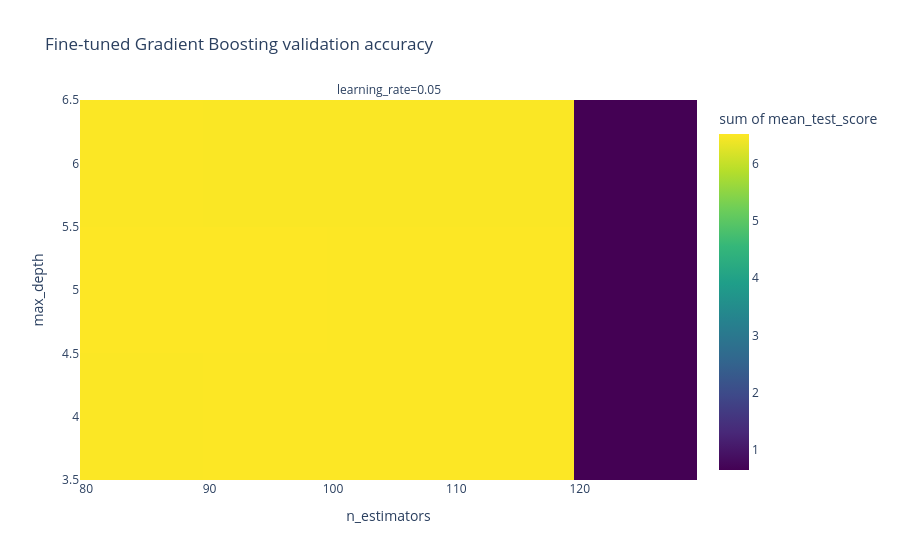

This figure's notebook cell:
### Code cell
import plotly.express as px
new_gbt_results = pd.DataFrame(new_gbtCV.cv_results_)
new_gbt_results['learning_rate'] = new_gbt_results['param_learning_rate'].astype(float)
new_gbt_results['n_estimators'] = new_gbt_results['param_n_estimators'].astype(int)
new_gbt_results['max_depth'] = new_gbt_results['param_max_depth'].astype(int)

fig = px.density_heatmap(
    new_gbt_results,
    x='n_estimators',
    y='max_depth',
    z='mean_test_score',
    facet_col='learning_rate',
    color_continuous_scale='Viridis',
    title='Fine-tuned Gradient Boosting validation accuracy'
)
fig.update_layout(xaxis_title='n_estimators', yaxis_title='max_depth')
fig.show()

### Figure 1 — Plotly figure (JSON) as saved in the notebook; plotly's stock layout.template omitted (floating-point values rounded to 4 significant figures)
{"data": [{"coloraxis": "coloraxis", "histfunc": "sum", "hovertemplate": "learning_rate=0.05<br>n_estimators=%{x}<br>max_depth=%{y}<br>sum of mean_test_score=%{z}<extra></extra>", "name": "", "type": "histogram2d", "x": [80, 81, 82, 83, 84, 85, 86, 87, 88, 89, 90, 91, 92, 93, 94, 95, 96, 97, 98, 99, 100, 101, 102, 103, 104, 105, 106, 107, 108, 109, 110, 111, 112, 113, 114, 115, 116, 117, 118, 119, 120, 80, 81, 82, 83, 84, 85, 86, 87, 88, 89, 90, 91, 92, 93, 94, 95, 96, 97, 98, 99, 100, 101, 102, 103, 104, 105, 106, 107, 108, 109, 110, 111, 112, 113, 114, 115, 116, 117, 118, 119, 120, 80, 81, 82, 83, 84, 85, 86, 87, 88, 89, 90, 91, 92, 93, 94, 95, 96, 97, 98, 99, 100, 101, 102, 103, 104, 105, 106, 107, 108, 109, 110, 111, 112, 113, 114, 115, 116, 117, 118, 119, 120], "xaxis": "x", "xbingroup": "x", "y": [4, 4, 4, 4, 4, 4, 4, 4, 4, 4, 4, 4, 4, 4, 4, 4, 4, 4, 4, 4, 4, 4, 4, 4, 4, 4, 4, 4, 4, 4, 4, 4, 4, 4, 4, 4, 4, 4, 4, 4, 4, 5, 5, 5, 5, 5, 5, 5, 5, 5, 5, 5, 5, 5, 5, 5, 5, 5, 5, 5, 5, 5, 5, 5, 5, 5, 5, 5, 5, 5, 5, 5, 5, 5, 5, 5, 5, 5, 5, 5, 5, 5, 6, 6, 6, 6, 6, 6, 6, 6, 6, 6, 6, 6, 6, 6, 6, 6, 6, 6, 6, 6, 6, 6, 6, 6, 6, 6, 6, 6, 6, 6, 6, 6, 6, 6, 6, 6, 6, 6, 6, 6, 6], "yaxis": "y", "ybingroup": "y", "z": [0.6501, 0.6501, 0.6502, 0.65, 0.6504, 0.6502, 0.6502, 0.6503, 0.6504, 0.6503, 0.6504, 0.6506, 0.6506, 0.6507, 0.6507, 0.6507, 0.6507, 0.6508, 0.6508, 0.6507, 0.6508, 0.6506, 0.6504, 0.6505, 0.6505, 0.6506, 0.6506, 0.6507, 0.6508, 0.6509, 0.6509, 0.651, 0.6508, 0.6507, 0.651, 0.6509, 0.6511, 0.6512, 0.6514, 0.6513, 0.6512, 0.6515, 0.6515, 0.6516, 0.6515, 0.6518, 0.6521, 0.6523, 0.6523, 0.6522, 0.6522, 0.6522, 0.6521, 0.6521, 0.6519, 0.6518, 0.6519, 0.6517, 0.6518, 0.6519, 0.6521, 0.6521, 0.6519, 0.6517, 0.6516, 0.6513, 0.6515, 0.6511, 0.651, 0.651, 0.651, 0.6515, 0.6514, 0.6511, 0.6514, 0.6513, 0.6513, 0.6514, 0.6516, 0.6514, 0.6511, 0.6508, 0.6505, 0.6502, 0.6503, 0.6507, 0.6508, 0.6505, 0.6505, 0.6503, 0.6503, 0.65, 0.6499, 0.6494, 0.6491, 0.6489, 0.6491, 0.6489, 0.649, 0.6489, 0.6491, 0.6489, 0.6492, 0.6494, 0.6493, 0.6494, 0.6496, 0.6495, 0.6494, 0.6493, 0.6494, 0.6494, 0.6496, 0.6494, 0.6494, 0.6493, 0.6492, 0.6494, 0.6496, 0.6496, 0.6494, 0.6494, 0.6494]}], "layout": {"annotations": [{"font": {}, "showarrow": false, "text": "learning_rate=0.05", "x": 0.5, "xanchor": "center", "xref": "paper", "y": 1, "yanchor": "bottom", "yref": "paper"}], "coloraxis": {"colorbar": {"title": {"text": "sum of mean_test_score"}}, "colorscale": [[0, "#440154"], [0.1111, "#482878"], [0.2222, "#3e4989"], [0.3333, "#31688e"], [0.4444, "#26828e"], [0.5556, "#1f9e89"], [0.6667, "#35b779"], [0.7778, "#6ece58"], [0.8889, "#b5de2b"], [1, "#fde725"]]}, "legend": {"tracegroupgap": 0}, "title": {"text": "Fine-tuned Gradient Boosting validation accuracy"}, "xaxis": {"anchor": "y", "domain": [0, 1], "title": {"text": "n_estimators"}}, "yaxis": {"anchor": "x", "domain": [0, 1], "title": {"text": "max_depth"}}}}
